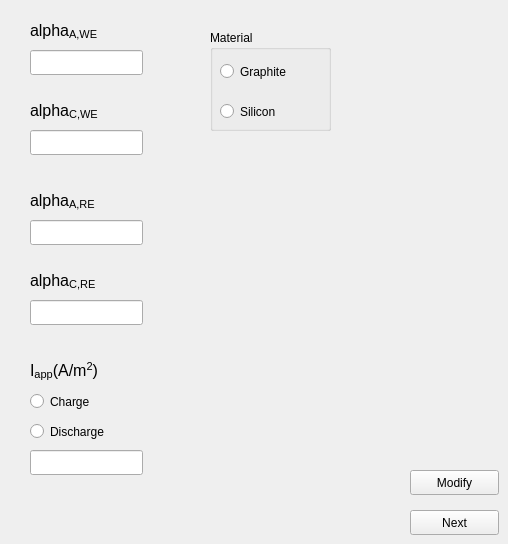
   <widget class="QWidget" name="tab_6">
    <attribute name="title">
     <string>Constant cont.</string>
    </attribute>
    <widget class="QPushButton" name="run_constant2_button">
     <property name="geometry">
      <rect>
       <x>410</x>
       <y>510</y>
       <width>89</width>
       <height>25</height>
      </rect>
     </property>
     <property name="text">
      <string>Next</string>
     </property>
    </widget>
    <widget class="QPushButton" name="change_constant_button">
     <property name="geometry">
      <rect>
       <x>410</x>
       <y>470</y>
       <width>89</width>
       <height>25</height>
      </rect>
     </property>
     <property name="text">
      <string>Modify</string>
     </property>
    </widget>
    <widget class="QLabel" name="label_20">
     <property name="geometry">
      <rect>
       <x>30</x>
       <y>360</y>
       <width>111</width>
       <height>21</height>
      </rect>
     </property>
     <property name="font">
      <font>
       <pointsize>12</pointsize>
      </font>
     </property>
     <property name="text">
      <string>&lt;html&gt;&lt;head/&gt;&lt;body&gt;&lt;p&gt;I&lt;span style=&quot; vertical-align:sub;&quot;&gt;app&lt;/span&gt;(A/m&lt;span style=&quot; vertical-align:super;&quot;&gt;2&lt;/span&gt;)&lt;/p&gt;&lt;/body&gt;&lt;/html&gt;</string>
     </property>
    </widget>
    <widget class="QLabel" name="label_38">
     <property name="geometry">
      <rect>
       <x>30</x>
       <y>100</y>
       <width>111</width>
       <height>21</height>
      </rect>
     </property>
     <property name="font">
      <font>
       <pointsize>12</pointsize>
      </font>
     </property>
     <property name="text">
      <string>&lt;html&gt;&lt;head/&gt;&lt;body&gt;&lt;p&gt;alpha&lt;span style=&quot; vertical-align:sub;&quot;&gt;C,WE&lt;/span&gt;&lt;/p&gt;&lt;/body&gt;&lt;/html&gt;</string>
     </property>
    </widget>
    <widget class="QLineEdit" name="alphaCWE_lineEdit">
     <property name="geometry">
      <rect>
       <x>30</x>
       <y>130</y>
       <width>113</width>
       <height>25</height>
      </rect>
     </property>
    </widget>
    <widget class="QRadioButton" name="select_discharge">
     <property name="geometry">
      <rect>
       <x>30</x>
       <y>420</y>
       <width>112</width>
       <height>23</height>
      </rect>
     </property>
     <property name="text">
      <string>Discharge</string>
     </property>
    </widget>
    <widget class="QGroupBox" name="groupBox">
     <property name="geometry">
      <rect>
       <x>210</x>
       <y>30</y>
       <width>121</width>
       <height>101</height>
      </rect>
     </property>
     <property name="title">
      <string>Material</string>
     </property>
     <widget class="QRadioButton" name="select_carbon">
      <property name="geometry">
       <rect>
        <x>10</x>
        <y>30</y>
        <width>112</width>
        <height>23</height>
       </rect>
      </property>
      <property name="text">
       <string>Graphite</string>
      </property>
     </widget>
     <widget class="QRadioButton" name="select_silicon">
      <property name="geometry">
       <rect>
        <x>10</x>
        <y>70</y>
        <width>112</width>
        <height>23</height>
       </rect>
      </property>
      <property name="text">
       <string>Silicon</string>
      </property>
     </widget>
    </widget>
    <widget class="QRadioButton" name="select_charge">
     <property name="geometry">
      <rect>
       <x>30</x>
       <y>390</y>
       <width>112</width>
       <height>23</height>
      </rect>
     </property>
     <property name="text">
      <string>Charge</string>
     </property>
    </widget>
    <widget class="QLineEdit" name="I_lineEdit">
     <property name="geometry">
      <rect>
       <x>30</x>
       <y>450</y>
       <width>113</width>
       <height>25</height>
      </rect>
     </property>
    </widget>
    <widget class="QLineEdit" name="alphaAWE_lineEdit">
     <property name="geometry">
      <rect>
       <x>30</x>
       <y>50</y>
       <width>113</width>
       <height>25</height>
      </rect>
     </property>
    </widget>
    <widget class="QLabel" name="label_37">
     <property name="geometry">
      <rect>
       <x>30</x>
       <y>20</y>
       <width>111</width>
       <height>21</height>
      </rect>
     </property>
     <property name="font">
      <font>
       <pointsize>12</pointsize>
      </font>
     </property>
     <property name="text">
      <string>alpha&lt;sub&gt;A,WE&lt;/sub&gt;</string>
     </property>
    </widget>
    <widget class="QLineEdit" name="alphaARE_lineEdit">
     <property name="geometry">
      <rect>
       <x>30</x>
       <y>220</y>
       <width>113</width>
       <height>25</height>
      </rect>
     </property>
    </widget>
    <widget class="QLabel" name="label_47">
     <property name="geometry">
      <rect>
       <x>30</x>
       <y>190</y>
       <width>111</width>
       <height>21</height>
      </rect>
     </property>
     <property name="font">
      <font>
       <pointsize>12</pointsize>
      </font>
     </property>
     <property name="text">
      <string>&lt;html&gt;&lt;head/&gt;&lt;body&gt;&lt;p&gt;alpha&lt;span style=&quot; vertical-align:sub;&quot;&gt;A,RE&lt;/span&gt;&lt;/p&gt;&lt;/body&gt;&lt;/html&gt;</string>
     </property>
    </widget>
    <widget class="QLineEdit" name="alphaCRE_lineEdit">
     <property name="geometry">
      <rect>
       <x>30</x>
       <y>300</y>
       <width>113</width>
       <height>25</height>
      </rect>
     </property>
    </widget>
    <widget class="QLabel" name="label_48">
     <property name="geometry">
      <rect>
       <x>30</x>
       <y>270</y>
       <width>111</width>
       <height>21</height>
      </rect>
     </property>
     <property name="font">
      <font>
       <pointsize>12</pointsize>
      </font>
     </property>
     <property name="text">
      <string>&lt;html&gt;&lt;head/&gt;&lt;body&gt;&lt;p&gt;alpha&lt;span style=&quot; vertical-align:sub;&quot;&gt;C,RE&lt;/span&gt;&lt;/p&gt;&lt;/body&gt;&lt;/html&gt;</string>
     </property>
    </widget>
   </widget>
